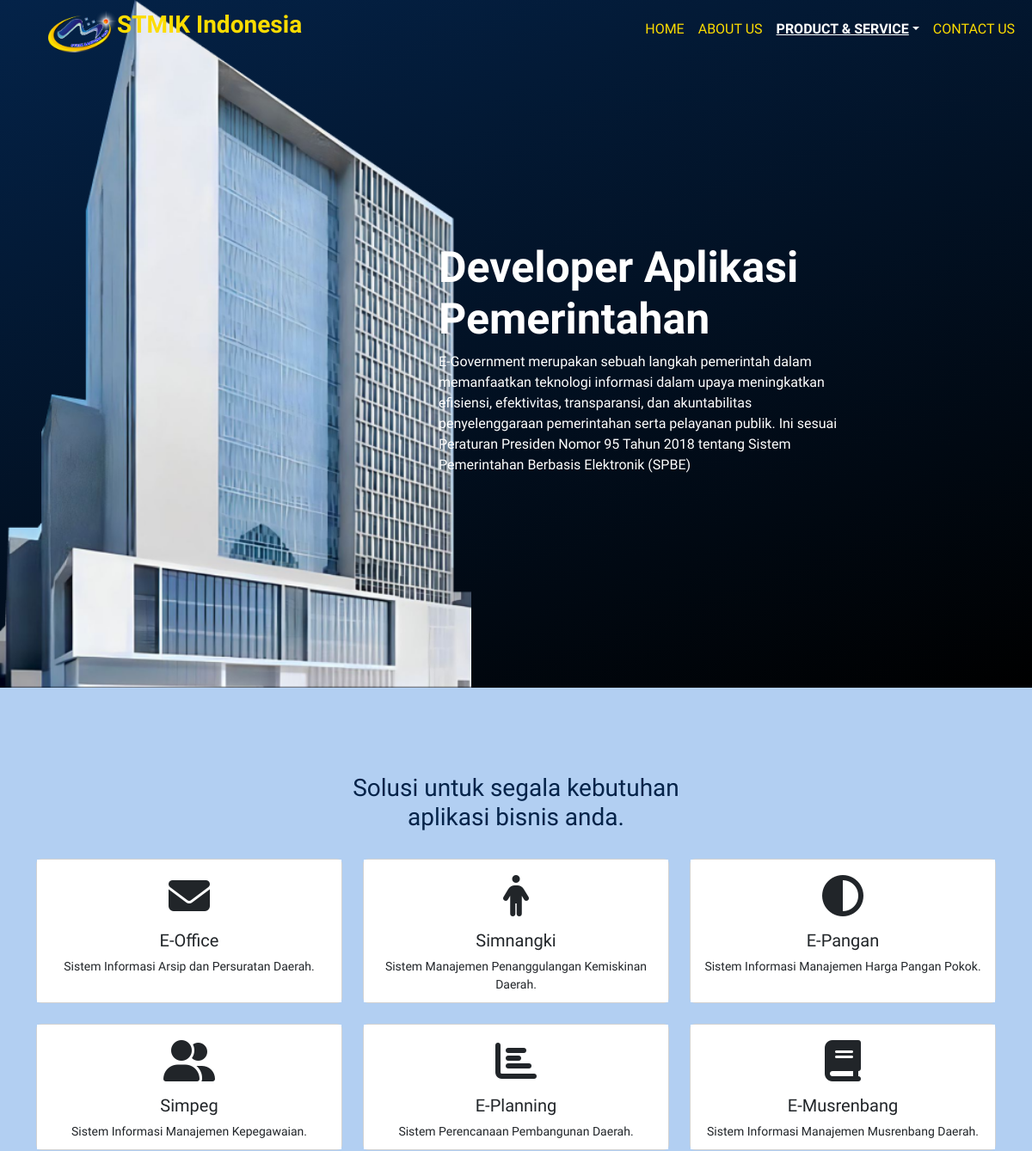
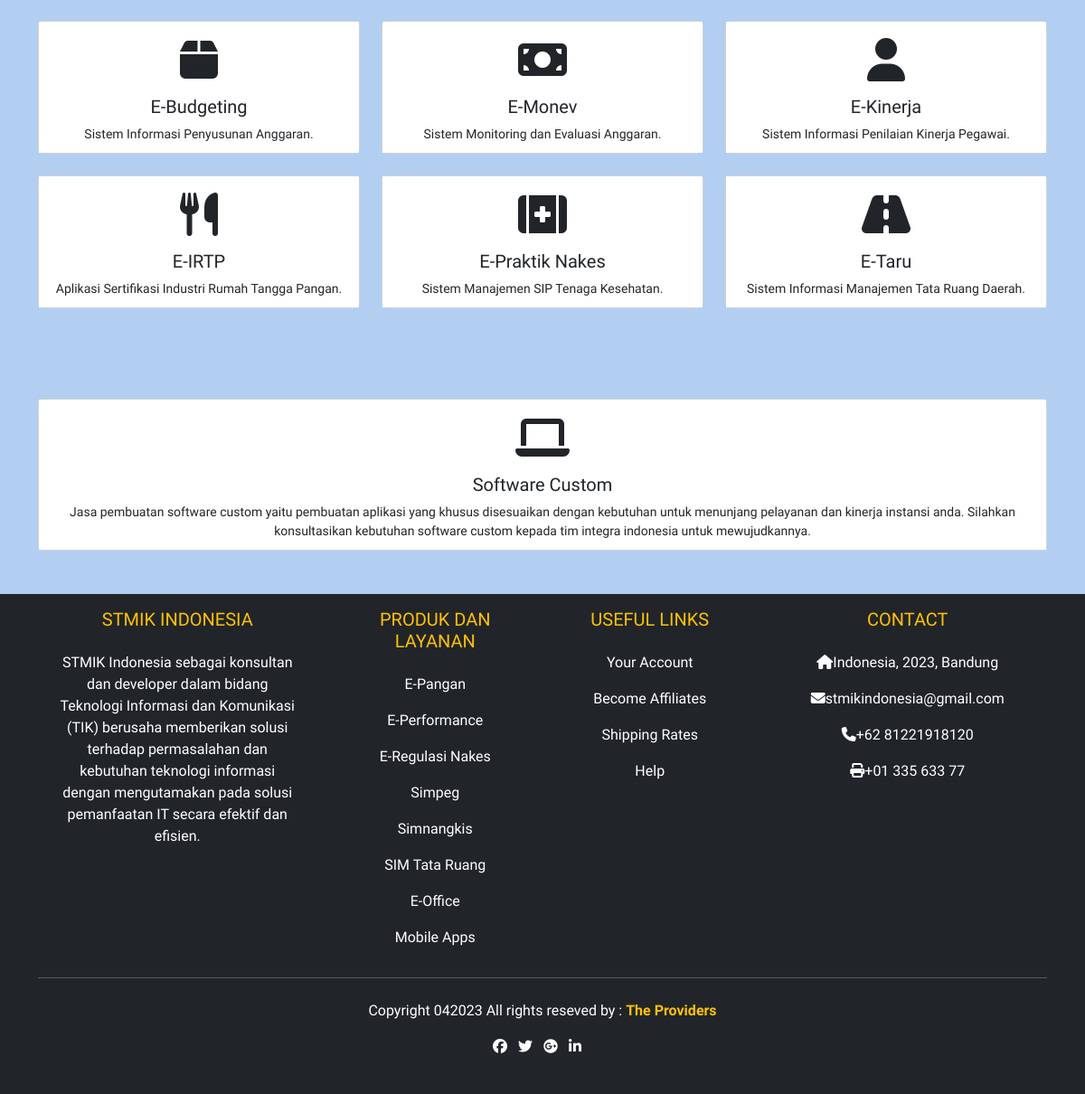
The page /company_profile/product.php on the database its author committed (2 pictures, top to bottom).
### tables this page shows
CREATE TABLE `h_hero` (
  `id` int(11) NOT NULL,
  `title` varchar(100) NOT NULL,
  `description` text NOT NULL,
  `category` varchar(100) NOT NULL
);

CREATE TABLE `ps_application` (
  `id` int(11) NOT NULL,
  `icon` text NOT NULL,
  `title` varchar(100) NOT NULL,
  `description` text NOT NULL,
  `category` varchar(100) NOT NULL
);

### company_profile/product.php (the view)
<?php
include("header.php");
include("inc/koneksi.php");
$data = mysqli_query($koneksi, "SELECT * from h_hero WHERE category = 'product'");
$data2 = mysqli_query($koneksi, "SELECT * from ps_application WHERE category = 'product'");
$data = mysqli_fetch_array($data);
?>
<section id="hero" class="overflow-hidden">
    <div class="row h-100">
        <div class="col-md-5">
            <img src="assets/img/hero.png" alt="" class="h-100 top-0 start-0 ">
        </div>
        <div class="col-md-5 hero-tagline my-auto">
            <h1><?= $data['title'] ?></h1>
            <p>
                <?= $data['description'] ?>
            </p>
        </div>
    </div>
</section>
<section id="layanan">
    <div class="container">
        <div class="col-12 text-center">
            <h2>Solusi untuk segala kebutuhan <br> aplikasi bisnis anda.</h2><br>
        </div>
        <div class="row row-cols-3 g-4 justify-content-center text-center">
            <?php while ($d2 = mysqli_fetch_array($data2)) { ?>
                <div class="col">
                    <div class="card h-100">
                        <div class="card-body">
                            <div class="position-relative mt-2 mb-3 fa-3x">
                                <i class="fa fa-solid fa-<?= $d2['icon'] ?>"></i>
                            </div>
                            <h5 class="card-title"><?= $d2['title'] ?></h5>
                            <p class="card-text"><?= $d2['description'] ?></p>
                        </div>
                    </div>
                </div>
            <?php } ?>
        </div>
    </div>
</section>
<section id="custom" class="container">
    <div class="card m-auto mb-5 text-center" style="max-width: 100%;">
        <div class="card-body">
            <i class="fa fa-3x fa-solid fa-laptop mb-3 mt-2"></i>
            <h5 class="card-title">Software Custom</h5>
            <p class="card-text">Jasa pembuatan software custom yaitu pembuatan aplikasi yang khusus disesuaikan
                dengan kebutuhan untuk menunjang pelayanan dan kinerja instansi anda. Silahkan konsultasikan
                kebutuhan software custom kepada tim integra indonesia untuk mewujudkannya.</p>
        </div>
    </div>
</section>
<?php
include 'footer.php'; ?>

### company_profile/css/style1.css (style rules this page uses)
body { font-family: 'Poppins', sans-serif; font-family: 'Signika', sans-serif; background-color: #B2CFF2; }
* { z-index: 2; }
#hero { background: linear-gradient(160deg, var(--pr-color),#000); height: 100vh; width: 100%; }
.hero-tagline h1 { color: #fff; font-weight: 700; font-size: 50px; margin-top: 50px; }
.hero-tagline p { color: #fff; }
#layanan { padding: 100px 0; }
h2 { font-size: 28px; font-weight: 500; color: var(--pr-color); }
.card-body p { font-size: 14px; }
.card-body { box-sizing: border-box; width: 100%; background-color: #fff; padding: 10px; box-shadow: 0 0 0 7px 3px rgba(0, 0, 0, 0.05); margin: auto; transition: all .2s ease-in; }

### rows shown on the page
h_hero: title "Developer Aplikasi Pemerintahan", description "E-Government merupakan sebuah langkah pemerintah dalam memanfaatkan teknologi informasi dalam upaya meningkatkan efisiensi, efektivitas, transparansi, dan akuntabilitas penyelenggaraan pemerintahan serta pelayanan publik. Ini sesuai Peraturan Presiden Nomor 95 Tahun 2018 tentang Sistem Pemerintahan Berbasis Elektronik (SPBE)"
ps_application: title "E-Office", description "Sistem Informasi Arsip dan Persuratan Daerah."
ps_application: title "Simnangki", description "Sistem Manajemen Penanggulangan Kemiskinan Daerah."
ps_application: title "E-Pangan", description "Sistem Informasi Manajemen Harga Pangan Pokok."
ps_application: title "Simpeg", description "Sistem Informasi Manajemen Kepegawaian."
ps_application: title "E-Planning", description "Sistem Perencanaan Pembangunan Daerah."
ps_application: title "E-Musrenbang", description "Sistem Informasi Manajemen Musrenbang Daerah."
ps_application: title "E-Budgeting", description "Sistem Informasi Penyusunan Anggaran."
ps_application: title "E-Monev", description "Sistem Monitoring dan Evaluasi Anggaran."
ps_application: title "E-Kinerja", description "Sistem Informasi Penilaian Kinerja Pegawai."
ps_application: title "E-IRTP", description "Aplikasi Sertifikasi Industri Rumah Tangga Pangan."
ps_application: title "E-Praktik Nakes", description "Sistem Manajemen SIP Tenaga Kesehatan."
ps_application: title "E-Taru", description "Sistem Informasi Manajemen Tata Ruang Daerah."
